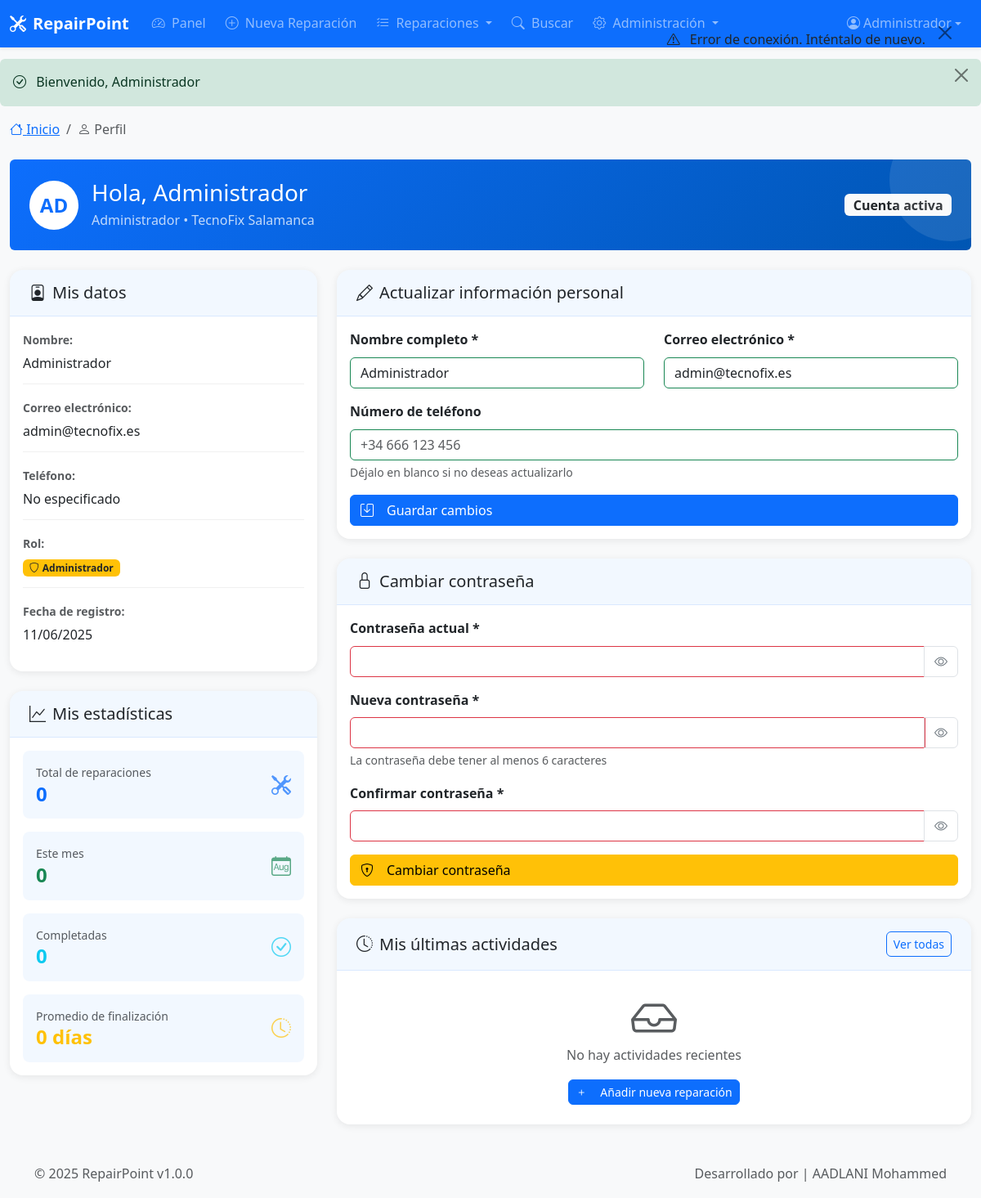
The page /pages/profile.php (signed in) on the database its author committed.
### tables this page shows
CREATE TABLE users (
                       id INT AUTO_INCREMENT PRIMARY KEY,
                       name VARCHAR(100) NOT NULL COMMENT 'Nombre completo del usuario',
                       email VARCHAR(150) NOT NULL UNIQUE COMMENT 'Email',
                       phone VARCHAR(20) COMMENT 'Teléfono',
                       password VARCHAR(255) NOT NULL COMMENT 'Contraseña encriptada',
                       role ENUM('admin', 'staff') DEFAULT 'staff' COMMENT 'Rol del usuario',
                       shop_id INT NOT NULL COMMENT 'ID del taller',
                       created_at DATETIME DEFAULT CURRENT_TIMESTAMP COMMENT 'Fecha de creación',
                       last_login DATETIME COMMENT 'Último inicio de sesión',
                       status ENUM('active', 'inactive') DEFAULT 'active' COMMENT 'Estado del usuario',
                       remember_token VARCHAR(255) COMMENT 'Token para recordar sesión',
                       reset_token VARCHAR(255) COMMENT 'Token para reset password',
                       reset_expires DATETIME COMMENT 'Expiración del token reset',
                       FOREIGN KEY (shop_id) REFERENCES shops(id) ON DELETE CASCADE,
                       INDEX idx_email (email),
                       INDEX idx_shop_id (shop_id),
                       INDEX idx_remember_token (remember_token),
                       INDEX idx_reset_token (reset_token)
);

CREATE TABLE shops (
                       id INT AUTO_INCREMENT PRIMARY KEY,
                       name VARCHAR(150) NOT NULL COMMENT 'Nombre del taller',
                       email VARCHAR(150) UNIQUE COMMENT 'Email del taller',
                       phone1 VARCHAR(20) NOT NULL COMMENT 'Teléfono principal',
                       phone2 VARCHAR(20) COMMENT 'Teléfono adicional',
                       address TEXT COMMENT 'Dirección completa',
                       website VARCHAR(255) COMMENT 'Sitio web del taller',
                       logo VARCHAR(255) COMMENT 'Logo del taller',
                       city VARCHAR(100) COMMENT 'Ciudad',
                       country VARCHAR(100) DEFAULT 'España' COMMENT 'País',
                       created_at DATETIME DEFAULT CURRENT_TIMESTAMP COMMENT 'Fecha de creación',
                       notes TEXT COMMENT 'Notas adicionales',
                       status ENUM('active', 'inactive') DEFAULT 'active' COMMENT 'Estado del taller',
                       setup_completed BOOLEAN DEFAULT FALSE COMMENT 'Si el setup inicial está completo'
);

### pages/profile.php (the view, shortened to what the rows shown need)
<?php
require_once '../config/config.php';
require_once INCLUDES_PATH . 'functions.php';
require_once INCLUDES_PATH . 'header.php';
?>
    <div class="container-fluid">
        <div class="row mb-4">
            <div class="col-12">
                <div class="page-header bg-gradient-primary text-white p-4 rounded">
                    <div class="row align-items-center">
                        <div class="col-md-8">
                            <div class="d-flex align-items-center">
                                <div class="user-avatar me-3">
                                    <div class="avatar-circle bg-white text-primary">
                                        <?= strtoupper(substr($current_user['name'], 0, 2)) ?>
                                    </div>
                                </div>
                                <div>
                                    <h1 class="h3 mb-1">
                                        Hola, <?= htmlspecialchars($current_user['name']) ?>
                                    </h1>
                                    <p class="mb-0 opacity-75">
                                        <?= $current_user['role'] === 'admin' ? 'Administrador' : 'Empleado' ?> •
                                        <?= htmlspecialchars($current_user['shop_name']) ?>
                                    </p>
                                </div>
                            </div>
                        </div>
                    </div>
                </div>
            </div>
        </div>
        <div class="row">
            <div class="col-lg-4 mb-4">
                <div class="card mb-4">
                    <div class="card-body">
                        <div class="user-info-details">
                            <div class="info-item mb-3">
                                <label class="fw-bold text-muted">Nombre:</label>
                                <div><?= htmlspecialchars($current_user['name']) ?></div>
                            </div>
                            <div class="info-item mb-3">
                                <label class="fw-bold text-muted">Correo electrónico:</label>
                                <div><?= htmlspecialchars($current_user['email']) ?></div>
                            </div>
                            <div class="info-item mb-3">
                                <label class="fw-bold text-muted">Fecha de registro:</label>
                                <div><?= formatDate($current_user['created_at'], 'd/m/Y') ?></div>
                            </div>
                        </div>
                    </div>
                </div>
            </div>
            <div class="col-lg-8">
                <div class="card mb-4">
                    <div class="card-body">
                        <form method="POST" action="" class="needs-validation" novalidate>
                            <div class="row">
                                <div class="col-md-6 mb-3">
                                    <label for="name" class="form-label">Nombre completo *</label>
                                    <input type="text"
                                           class="form-control"
                                           id="name"
                                           name="name"
                                           value="<?= htmlspecialchars($current_user['name']) ?>"
                                           required>
                                </div>
                                <div class="col-md-6 mb-3">
                                    <label for="email" class="form-label">Correo electrónico *</label>
                                    <input type="email"
                                           class="form-control"
                                           id="email"
                                           name="email"
                                           value="<?= htmlspecialchars($current_user['email']) ?>"
                                           required>
                                </div>
                            </div>
                        </form>
                    </div>
                </div>
            </div>
        </div>
    </div>
<?php
require_once INCLUDES_PATH . 'footer.php';
?>

### includes/header.php (shortened to what the rows shown need)
<?php
$current_user = null;
$current_shop = null;
if (isset($_SESSION['user_id'])) {
    try {
        $db = getDB();
        $current_user = $db->selectOne(
            "SELECT u.*, s.name as shop_name, s.logo as shop_logo
             FROM users u
             JOIN shops s ON u.shop_id = s.id
             WHERE u.id = ?",
            [$_SESSION['user_id']]
        );
        if ($current_user) {
            $current_shop = $db->selectOne("SELECT * FROM shops WHERE id = ?", [$current_user['shop_id']]);
        }
    } catch (Exception $e) {
        $current_user = [
            'id' => $_SESSION['user_id'],
            'name' => $_SESSION['user_name'] ?? 'Usuario',
            'email' => $_SESSION['user_email'] ?? '',
            'role' => $_SESSION['user_role'] ?? 'staff',
            'shop_name' => $_SESSION['shop_name'] ?? 'Mi Taller'
        ];
        $current_shop = ['name' => $current_user['shop_name'], 'logo' => null];
    }
}
?>
<!DOCTYPE html>
<html lang="es">
<head>
    <link href="https://cdn.jsdelivr.net/npm/bootstrap@5.3.0/dist/css/bootstrap.min.css" rel="stylesheet">
    <link href="https://cdn.jsdelivr.net/npm/bootstrap-icons@1.11.0/font/bootstrap-icons.css" rel="stylesheet">
    <link href="<?= asset('css/style.css') ?>" rel="stylesheet">
    <link href="<?= asset('css/print.css') ?>" rel="stylesheet" media="print">
</head>
<body class="<?= isset($body_class) ? $body_class : '' ?>">
<?php if (isset($_SESSION['user_id'])): ?>
<nav class="navbar navbar-expand-lg navbar-dark bg-primary fixed-top">
    <div class="container-fluid">
        <a class="navbar-brand d-flex align-items-center" href="<?= url('pages/dashboard.php') ?>">
            <?php if ($current_shop && isset($current_shop['logo']) && $current_shop['logo']): ?>
                <img src="<?= url($current_shop['logo']) ?>" alt="Logo" height="30" class="me-2">
            <?php else: ?>
                <i class="bi bi-tools me-2"></i>
            <?php endif; ?>
            <span class="fw-bold"><?= APP_NAME ?></span>
        </a>
        <div class="collapse navbar-collapse" id="navbarNav">
            <ul class="navbar-nav me-auto">
                <li class="nav-item">
                    <a class="nav-link <?= (basename($_SERVER['PHP_SELF']) == 'dashboard.php') ? 'active' : '' ?>"
                       href="<?= url('pages/dashboard.php') ?>">
                        <i class="bi bi-speedometer2 me-1"></i>
                        Panel
                    </a>
                </li>
                <li class="nav-item">
                    <a class="nav-link <?= (basename($_SERVER['PHP_SELF']) == 'add_repair.php') ? 'active' : '' ?>"
                       href="<?= url('pages/add_repair.php') ?>">
                        <i class="bi bi-plus-circle me-1"></i>
                        Nueva Reparación
                    </a>
                </li>
                <li class="nav-item dropdown">
                    <a class="nav-link dropdown-toggle" href="#" id="repairsDropdown" role="button" data-bs-toggle="dropdown">
                        <i class="bi bi-list-check me-1"></i>
                        Reparaciones
                    </a>
                </li>
                <li class="nav-item">
                    <a class="nav-link <?= (basename($_SERVER['PHP_SELF']) == 'search.php') ? 'active' : '' ?>"
                       href="<?= url('pages/search.php') ?>">
                        <i class="bi bi-search me-1"></i>
                        Buscar
                    </a>
                </li>
                <?php if ($current_user && $current_user['role'] === 'admin'): ?>
                <li class="nav-item dropdown">
                    <a class="nav-link dropdown-toggle" href="#" id="adminDropdown" role="button" data-bs-toggle="dropdown">
                        <i class="bi bi-gear me-1"></i>
                        Administración
                    </a>
                </li>
                <?php endif; ?>
            </ul>
            <ul class="navbar-nav">
                <li class="nav-item dropdown">
                    <a class="nav-link dropdown-toggle d-flex align-items-center" href="#" id="userDropdown" role="button" data-bs-toggle="dropdown">
                        <i class="bi bi-person-circle me-1"></i>
                        <span class="d-none d-md-inline"><?= htmlspecialchars($current_user['name']) ?></span>
                    </a>
                </li>
            </ul>
        </div>
    </div>
</nav>
<div class="main-content">
<?php endif; ?>

### rows shown on the page
users: name "Administrador", name "AD", shop.name "TecnoFix Salamanca", email "admin@tecnofix.es", created_at "11/06/2025"

### other values the page prints
APP_NAME "RepairPoint"
$_SESSION['message'] "Bienvenido, Administrador"
$user_stats['total_repairs'] "0"
$user_stats['this_month_repairs'] "0"
$user_stats['completed_repairs'] "0"
$user_stats['avg_completion_days'] "0"
APP_VERSION "1.0.0"
APP_AUTHOR "| AADLANI Mohammed"
